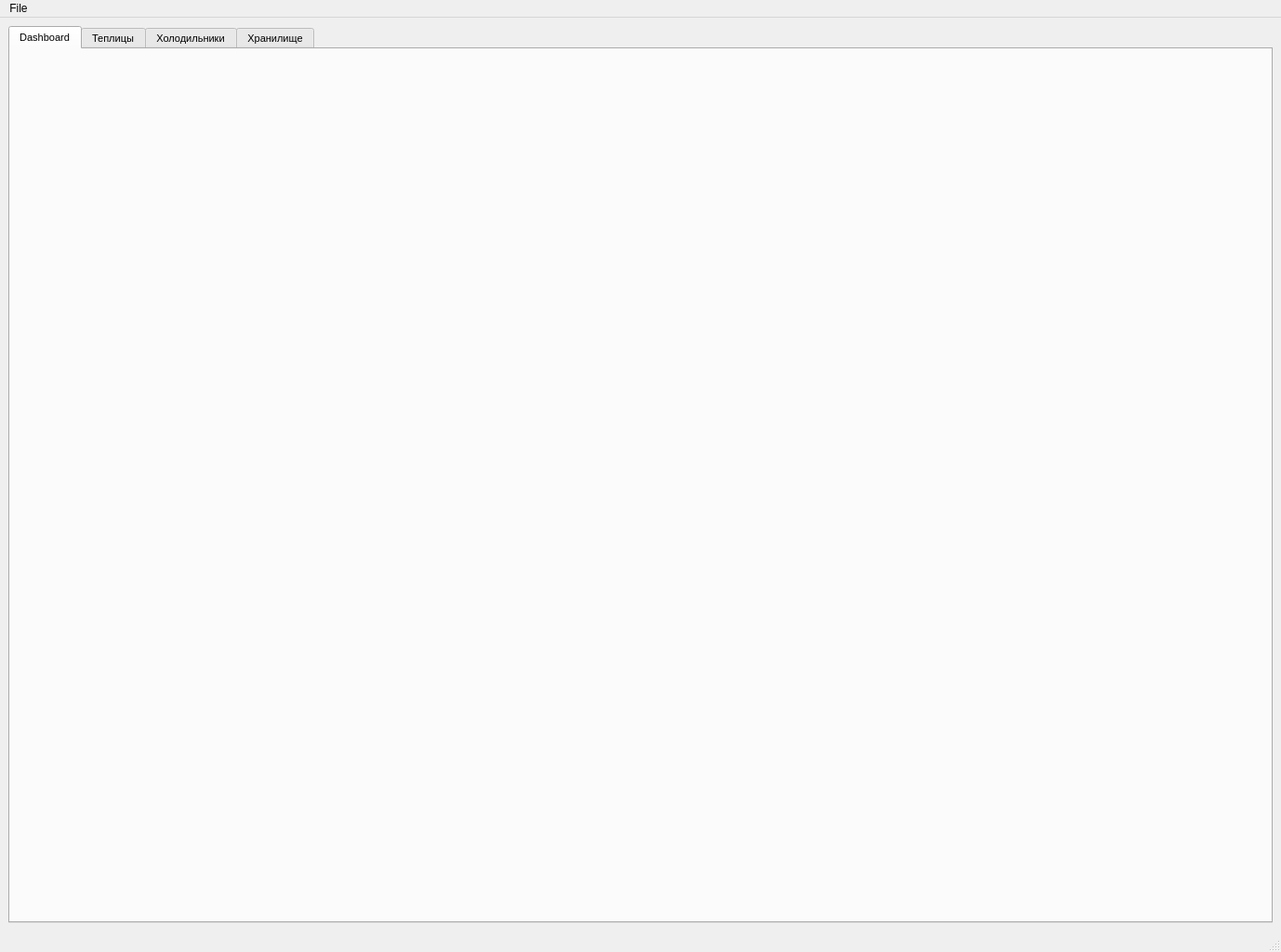
<?xml version="1.0" encoding="UTF-8"?>
<ui version="4.0">
 <class>MainWindow</class>
 <widget class="QMainWindow" name="MainWindow">
  <property name="geometry">
   <rect>
    <x>0</x>
    <y>0</y>
    <width>1378</width>
    <height>1024</height>
   </rect>
  </property>
  <property name="sizePolicy">
   <sizepolicy hsizetype="Expanding" vsizetype="Expanding">
    <horstretch>0</horstretch>
    <verstretch>0</verstretch>
   </sizepolicy>
  </property>
  <property name="windowTitle">
   <string>Мониторинг теплиц</string>
  </property>
  <widget class="QWidget" name="centralwidget">
   <layout class="QGridLayout" name="gridLayout">
    <item row="0" column="0">
     <widget class="QTabWidget" name="tabWidget">
      <property name="font">
       <font>
        <pointsize>8</pointsize>
       </font>
      </property>
      <property name="currentIndex">
       <number>0</number>
      </property>
      <widget class="QWidget" name="tab">
       <attribute name="title">
        <string>Dashboard</string>
       </attribute>
       <layout class="QGridLayout" name="gridLayout_2">
        <item row="0" column="0" colspan="3">
         <layout class="QHBoxLayout" name="horizontalLayout">
          <property name="sizeConstraint">
           <enum>QLayout::SetMaximumSize</enum>
          </property>
         </layout>
        </item>
        <item row="5" column="0">
         <spacer name="verticalSpacer_2">
          <property name="orientation">
           <enum>Qt::Vertical</enum>
          </property>
          <property name="sizeType">
           <enum>QSizePolicy::Fixed</enum>
          </property>
          <property name="sizeHint" stdset="0">
           <size>
            <width>20</width>
            <height>10</height>
           </size>
          </property>
         </spacer>
        </item>
        <item row="4" column="0" colspan="3">
         <layout class="QHBoxLayout" name="horizontalLayout_5"/>
        </item>
        <item row="6" column="1" colspan="2">
         <layout class="QHBoxLayout" name="horizontalLayout_2">
          <property name="sizeConstraint">
           <enum>QLayout::SetDefaultConstraint</enum>
          </property>
         </layout>
        </item>
        <item row="6" column="0">
         <layout class="QHBoxLayout" name="horizontalLayout_3">
          <property name="sizeConstraint">
           <enum>QLayout::SetDefaultConstraint</enum>
          </property>
         </layout>
        </item>
        <item row="3" column="0">
         <spacer name="verticalSpacer">
          <property name="orientation">
           <enum>Qt::Vertical</enum>
          </property>
          <property name="sizeType">
           <enum>QSizePolicy::Fixed</enum>
          </property>
          <property name="sizeHint" stdset="0">
           <size>
            <width>20</width>
            <height>10</height>
           </size>
          </property>
         </spacer>
        </item>
        <item row="1" column="0" colspan="3">
         <layout class="QHBoxLayout" name="horizontalLayout_4">
          <property name="sizeConstraint">
           <enum>QLayout::SetMaximumSize</enum>
          </property>
         </layout>
        </item>
        <item row="2" column="0" colspan="3">
         <layout class="QHBoxLayout" name="refrigerator"/>
        </item>
       </layout>
      </widget>
      <widget class="QWidget" name="tab_2">
       <attribute name="title">
        <string>Теплицы</string>
       </attribute>
       <layout class="QGridLayout" name="gridLayout_3">
        <item row="0" column="0">
         <layout class="QVBoxLayout" name="verticalLayout_charts"/>
        </item>
       </layout>
      </widget>
      <widget class="QWidget" name="tab_3">
       <attribute name="title">
        <string>Холодильники</string>
       </attribute>
       <layout class="QGridLayout" name="gridLayout_5">
        <item row="0" column="0">
         <layout class="QVBoxLayout" name="verticalLayout_chart_ref"/>
        </item>
       </layout>
      </widget>
      <widget class="QWidget" name="tab_4">
       <attribute name="title">
        <string>Хранилище</string>
       </attribute>
       <layout class="QGridLayout" name="gridLayout_4">
        <item row="0" column="0">
         <layout class="QVBoxLayout" name="verticalLayout_chart_sclad"/>
        </item>
       </layout>
      </widget>
     </widget>
    </item>
   </layout>
  </widget>
  <widget class="QStatusBar" name="statusbar"/>
  <widget class="QMenuBar" name="menubar">
   <property name="enabled">
    <bool>true</bool>
   </property>
   <property name="geometry">
    <rect>
     <x>0</x>
     <y>0</y>
     <width>1378</width>
     <height>25</height>
    </rect>
   </property>
   <property name="focusPolicy">
    <enum>Qt::ClickFocus</enum>
   </property>
   <property name="defaultUp">
    <bool>false</bool>
   </property>
   <property name="nativeMenuBar">
    <bool>false</bool>
   </property>
   <widget class="QMenu" name="menu">
    <property name="enabled">
     <bool>true</bool>
    </property>
    <property name="title">
     <string notr="true">File</string>
    </property>
    <addaction name="settingNetwork"/>
    <addaction name="separator"/>
    <addaction name="alarm"/>
    <addaction name="separator"/>
    <addaction name="charts"/>
    <addaction name="separator"/>
    <addaction name="quit"/>
    <addaction name="separator"/>
   </widget>
   <addaction name="menu"/>
  </widget>
  <action name="quit">
   <property name="text">
    <string>Закрыть</string>
   </property>
   <property name="shortcut">
    <string>F10</string>
   </property>
  </action>
  <action name="settingNetwork">
   <property name="text">
    <string>Настройка сети</string>
   </property>
   <property name="shortcut">
    <string>F2</string>
   </property>
  </action>
  <action name="charts">
   <property name="text">
    <string>Отчет</string>
   </property>
   <property name="shortcut">
    <string>F4</string>
   </property>
  </action>
  <action name="alarm">
   <property name="text">
    <string>Сигнал авария</string>
   </property>
   <property name="shortcut">
    <string>F3</string>
   </property>
  </action>
  <action name="actiontest">
   <property name="text">
    <string>test</string>
   </property>
  </action>
 </widget>
 <resources/>
 <connections/>
</ui>
